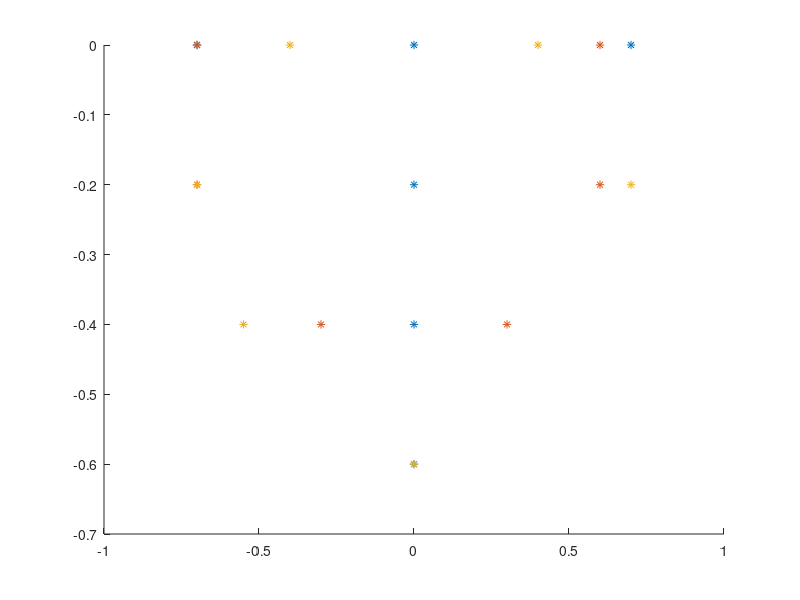

Reproduce this figure in MATLAB. (Note: this script raises an error after producing the figure.)
clear
close
clc
%%%%%%%%%%%%%%%%%%%%%%%%%%%%%%%%%%%%%%%%%%%%%%%%%%%%%%%%%%%%%%%%%%%%%%%%%%%
%Goal: Generate different figures
%Author: Qianyu
%Date: May 22nd, 2024
%%%%%%%%%%%%%%%%%%%%%%%%%%%%%%%%%%%%%%%%%%%%%%%%%%%%%%%%%%%%%%%%%%%%%%%%%%%
%% Generate Waypoints of TU/e logo
%% 18 drones
% T = [-1.9,0,1.7;
%     -2.6,0,1.7;
%     -1.2,0,1.7;
%     -1.9,-0.2,1.2;
%     -1.9,-0.4,0.7;
%     -1.9,-0.6,0.2];
% U = [-0.7,-0.2,0.9;
%     -0.7,0,1.7;
%     0.6,0,1.7;
%     0.6,-0.2,0.9;
%     -0.3,-0.4,0.2;
%     0.3,-0.4,0.2];
% E = [1.2,-0.2,0.9;
%     1.5,0,1.5;
%     2.3,0,1.5;
%     1.35,-0.4,0.4;
%     1.9,-0.2,0.85;
%     1.9,-0.6,0.2;
%     2.6,-0.2,0.9];

%% Separate:
T = [-0.7,0,1.7; 
    0,0,1.7; 
    0.7,0,1.7; 
    0,-0.2,1.2; 
    0,-0.4,0.7; 
    0,-0.6, 0.2];
U = [-0.7,-0.2,0.9;
    -0.7,0,1.7;
    0.6,0,1.7;
    0.6,-0.2,0.9;
    -0.3,-0.4,0.2;
    0.3,-0.4,0.2];
E = [-0.7,-0.2,0.9;
    -0.4,0,1.5;
    0.4,0,1.5;
    0.7,-0.2,0.9;
    -0.55,-0.4,0.4;
    0,-0.2,0.85;
    0,-0.6,0.2];
initial_pos = [
    -0.5,1,0;
    0.5,1,0;
    -1,0,0;
    0,0,0;
    1,0,0;
    -0.5,-1,0;
    0.5,-1,0];

% Target position plot:
figure(1);
hold on;
plot3(T(:,1),T(:,2),T(:,3),'*');
plot3(U(:,1),U(:,2),U(:,3),'*');
plot3(E(:,1),E(:,2),E(:,3),'*');
plot3(initial_pos(:,1),initial_pos(:,2),initial_pos(:,3),'*',color='black');
grid on;
xlim([-1.2,1.2]);
xlabel('x');
ylabel('y');
zlabel('z');
ylim([-1.2,1.2]);
zlim([0,1.8]);

%% Draw trajectories:
for i=1:1:6
    mid(i,:)= [(T(i,1)+initial_pos(i,1))/2, (T(i,2)+initial_pos(i,2))/2, (T(i,3)+initial_pos(i,3))/2]; %middle point
    traj_T(:,:,i)=[initial_pos(i,:);mid(i,:);T(i,:)];
    mid_U(i,:)= [(T(i,1)+U(i,1))/2, (T(i,2)+U(i,2))/2, (T(i,3)+U(i,3))/2];
    traj_U(:,:,i)=[T(i,:);mid_U(i,:);U(i,:)];
    mid_E(i,:)= [(U(i,1)+E(i,1))/2, (U(i,2)+E(i,2))/2, (U(i,3)+E(i,3))/2];
    traj_E(:,:,i)=[U(i,:);mid_E(i,:);E(i,:)];
end
mid_E(7,:)= [(initial_pos(7,1)+E(7,1))/2, (initial_pos(7,2)+E(7,2))/2, (initial_pos(7,3)+E(7,3))/2];
traj_E(:,:,7)=[initial_pos(7,:);mid_E(7,:);E(7,:)];

% Trajectories plot:
figure(2);
grid on;
hold on;
plot3(traj_T(:,1,1),traj_T(:,2,1),traj_T(:,3,1),'*-',color='red');
plot3(traj_T(:,1,2),traj_T(:,2,2),traj_T(:,3,2),'*-',color='yellow');
plot3(traj_T(:,1,3),traj_T(:,2,3),traj_T(:,3,3),'*-',color='blue');
plot3(traj_T(:,1,4),traj_T(:,2,4),traj_T(:,3,4),'*-',color='green');
plot3(traj_T(:,1,5),traj_T(:,2,5),traj_T(:,3,5),'*-',color='cyan');
plot3(traj_T(:,1,6),traj_T(:,2,6),traj_T(:,3,6),'*-',color='magenta');

plot3(traj_U(:,1,1),traj_U(:,2,1),traj_U(:,3,1),'*-',color='red');
plot3(traj_U(:,1,2),traj_U(:,2,2),traj_U(:,3,2),'*-',color='yellow');
plot3(traj_U(:,1,3),traj_U(:,2,3),traj_U(:,3,3),'*-',color='blue');
plot3(traj_U(:,1,4),traj_U(:,2,4),traj_U(:,3,4),'*-',color='green');
plot3(traj_U(:,1,5),traj_U(:,2,5),traj_U(:,3,5),'*-',color='cyan');
plot3(traj_U(:,1,6),traj_U(:,2,6),traj_U(:,3,6),'*-',color='magenta');

plot3(traj_E(:,1,1),traj_E(:,2,1),traj_E(:,3,1),'*-',color='red');
plot3(traj_E(:,1,2),traj_E(:,2,2),traj_E(:,3,2),'*-',color='yellow');
plot3(traj_E(:,1,3),traj_E(:,2,3),traj_E(:,3,3),'*-',color='blue');
plot3(traj_E(:,1,4),traj_E(:,2,4),traj_E(:,3,4),'*-',color='green');
plot3(traj_E(:,1,5),traj_E(:,2,5),traj_E(:,3,5),'*-',color='cyan');
plot3(traj_E(:,1,6),traj_E(:,2,6),traj_E(:,3,6),'*-',color='magenta');
plot3(traj_E(:,1,7),traj_E(:,2,7),traj_E(:,3,7),'*-',color='black');
xlim([-1.2,1.2]);
xlabel('x');
ylabel('y');
zlabel('z');
ylim([-1.2,1.2]);
zlim([0,1.8]);
for i=1:1:7
    waypoints_orientation(:,:,i)=zeros(size(traj_U,1),3);
end
% Time_interval=[1.9273,1.2,0.5,0.7654,0.7654,0.7654,0.7654,0.7654,0.7654,0.5,1];     %Figure 6 time interval
% Time_interval=[1.05,0.71,0.62,0.7,0.56,0.56,0.7,0.62,0.71,1.05,1.05];   %Figure 8 time interval
Time_T = [3,3,3];

for i=1:length(Time_T)-1
    Time_of_Arrival(i+1)=Time_T(i+1)+sum(Time_T(1:i));
end
Time_of_Arrival(1)=Time_T(1);

for i=1:1:7
    waypoints(:,:,i)=[traj_E(:,:,i),waypoints_orientation(:,:,i)].';
end

%% Generate trajectory
numsamples=100;
% [q,qd,qdd,qddd,pp,timepoints,tsamples] = minjerkpolytraj(waypoints1,Time_of_Arrival,numsamples);
for i=1:1:7
    [q(:,:,i),qd(:,:,i),qdd(:,:,i),qddd(:,:,i),pp(:,:,i),timepoints(:,:,i),tsamples(:,:,i)] = minjerkpolytraj(waypoints(:,:,i),Time_of_Arrival,numsamples);
end

duration_time=Time_T;

for i=1:1:7
    position_coefficients_x(:,:,i) =pp(:,:,i).coefs(1:6:end,8:-1:1) ;
    position_coefficients_y(:,:,i) =pp(:,:,i).coefs(2:6:end,8:-1:1) ;
    position_coefficients_z(:,:,i) =pp(:,:,i).coefs(3:6:end,8:-1:1) ;
    orientation_coefficients_yaw(:,:,i)=pp(:,:,i).coefs(4:6:end,8:-1:1) ;
end

% figure(3)
% hold on
% plot3(q(1,:,1),q(2,:,1),q(3,:,1),'*');
% plot3(q(1,:,2),q(2,:,2),q(3,:,2),'*');
% plot3(q(1,:,3),q(2,:,3),q(3,:,3),'*');
% plot3(q(1,:,4),q(2,:,4),q(3,:,4),'*');
% plot3(q(1,:,5),q(2,:,5),q(3,:,5),'*');
% plot3(q(1,:,6),q(2,:,6),q(3,:,6),'*');
% grid on

%% Save coefficients
Coeffients1=[duration_time(1:end-1).',position_coefficients_x(:,:,1),position_coefficients_y(:,:,1),position_coefficients_z(:,:,1),orientation_coefficients_yaw(:,:,1)];
Create_coefficients_table(Coeffients1,'E_1.csv');

Coeffients2=[duration_time(1:end-1).',position_coefficients_x(:,:,2),position_coefficients_y(:,:,2),position_coefficients_z(:,:,2),orientation_coefficients_yaw(:,:,2)];
Create_coefficients_table(Coeffients2,'E_2.csv');

Coeffients3=[duration_time(1:end-1).',position_coefficients_x(:,:,3),position_coefficients_y(:,:,3),position_coefficients_z(:,:,3),orientation_coefficients_yaw(:,:,3)];
Create_coefficients_table(Coeffients3,'E_3.csv');

Coeffients4=[duration_time(1:end-1).',position_coefficients_x(:,:,4),position_coefficients_y(:,:,4),position_coefficients_z(:,:,4),orientation_coefficients_yaw(:,:,4)];
Create_coefficients_table(Coeffients4,'E_4.csv');

Coeffients5=[duration_time(1:end-1).',position_coefficients_x(:,:,5),position_coefficients_y(:,:,5),position_coefficients_z(:,:,5),orientation_coefficients_yaw(:,:,5)];
Create_coefficients_table(Coeffients5,'E_5.csv');

Coeffients6=[duration_time(1:end-1).',position_coefficients_x(:,:,6),position_coefficients_y(:,:,6),position_coefficients_z(:,:,6),orientation_coefficients_yaw(:,:,6)];
Create_coefficients_table(Coeffients6,'E_6.csv');

Coeffients7=[duration_time(1:end-1).',position_coefficients_x(:,:,7),position_coefficients_y(:,:,7),position_coefficients_z(:,:,7),orientation_coefficients_yaw(:,:,7)];
Create_coefficients_table(Coeffients7,'E_7.csv');




